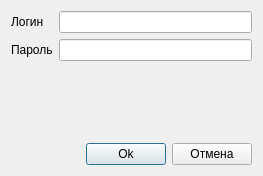
<?xml version="1.0" encoding="UTF-8"?>
<ui version="4.0">
 <class>RegAuthDialog</class>
 <widget class="QDialog" name="RegAuthDialog">
  <property name="geometry">
   <rect>
    <x>0</x>
    <y>0</y>
    <width>263</width>
    <height>176</height>
   </rect>
  </property>
  <property name="windowTitle">
   <string>Dialog</string>
  </property>
  <layout class="QVBoxLayout" name="verticalLayout">
   <item>
    <layout class="QFormLayout" name="formLayout">
     <item row="0" column="0">
      <widget class="QLabel" name="lbl_login">
       <property name="text">
        <string>Логин</string>
       </property>
      </widget>
     </item>
     <item row="1" column="0">
      <widget class="QLabel" name="lbl_password">
       <property name="text">
        <string>Пароль</string>
       </property>
      </widget>
     </item>
     <item row="0" column="1">
      <widget class="QLineEdit" name="le_login"/>
     </item>
     <item row="1" column="1">
      <widget class="QLineEdit" name="le_password">
       <property name="echoMode">
        <enum>QLineEdit::Password</enum>
       </property>
      </widget>
     </item>
    </layout>
   </item>
   <item>
    <widget class="QLabel" name="lbl_error">
     <property name="text">
      <string/>
     </property>
     <property name="wordWrap">
      <bool>true</bool>
     </property>
    </widget>
   </item>
   <item>
    <layout class="QHBoxLayout" name="horizontalLayout">
     <item>
      <spacer name="horizontalSpacer">
       <property name="orientation">
        <enum>Qt::Horizontal</enum>
       </property>
       <property name="sizeHint" stdset="0">
        <size>
         <width>40</width>
         <height>20</height>
        </size>
       </property>
      </spacer>
     </item>
     <item>
      <widget class="QPushButton" name="pbOk">
       <property name="text">
        <string>Ok</string>
       </property>
      </widget>
     </item>
     <item>
      <widget class="QPushButton" name="pbCancel">
       <property name="text">
        <string>Отмена</string>
       </property>
      </widget>
     </item>
    </layout>
   </item>
  </layout>
 </widget>
 <resources/>
 <connections/>
</ui>
